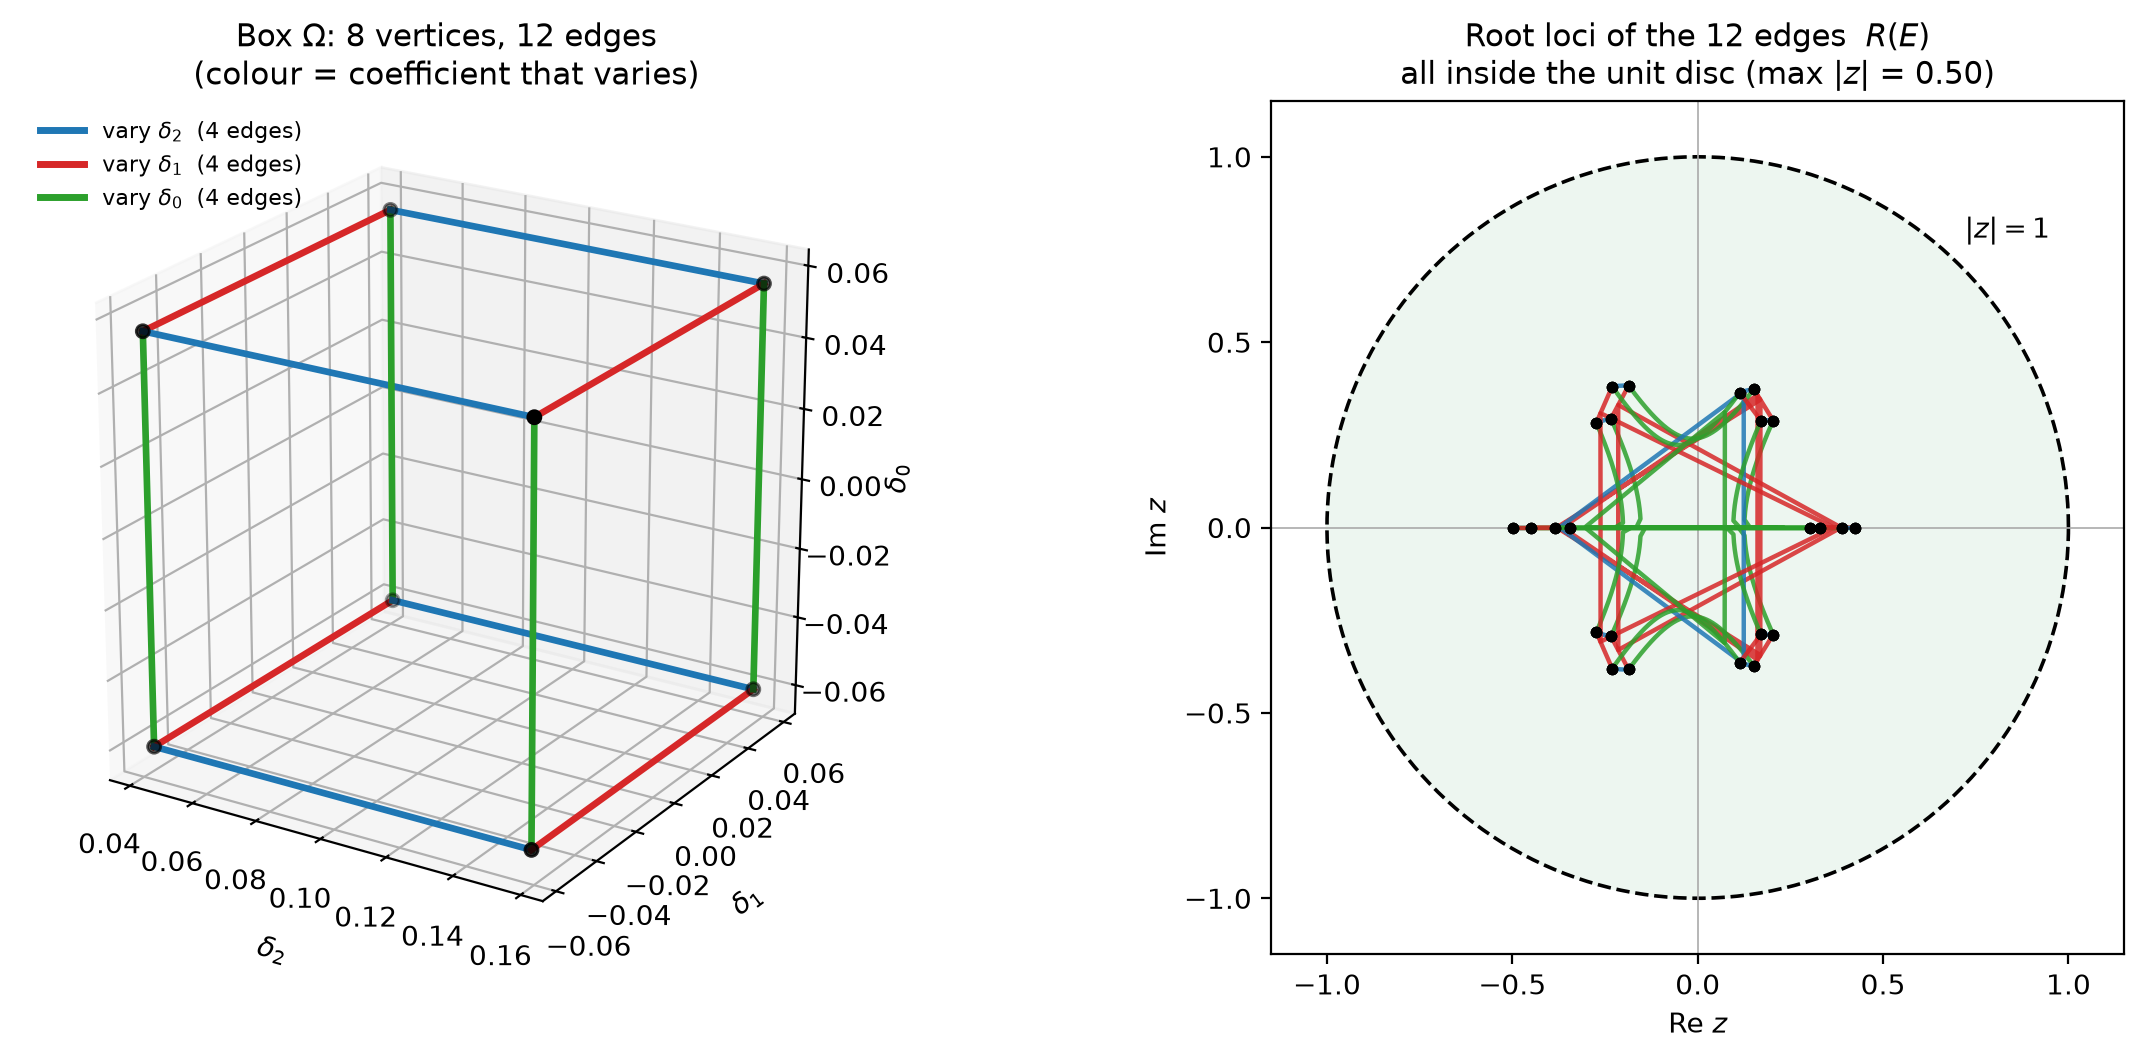

Recreate this plot in Python.
import numpy as np, itertools
import matplotlib
matplotlib.use("Agg")
import matplotlib.pyplot as plt
from matplotlib.lines import Line2D


# ---- Box Omega: (delta2, delta1, delta0); delta3 = 1 is fixed -------------
lo = np.array([0.042, -0.058, -0.06])
hi = np.array([0.158,  0.058,  0.056])


# 8 vertices of the box
verts = [np.array(v) for v in itertools.product(*zip(lo, hi))]


# 12 edges: pairs of vertices that differ in exactly one coordinate
edges = []
for i, a in enumerate(verts):
    for j, b in enumerate(verts):
        if i < j and np.sum(a != b) == 1:
            edges.append((a, b, int(np.argmax(a != b))))  # k = varying coefficient
assert len(edges) == 12


names = [r"$\delta_2$", r"$\delta_1$", r"$\delta_0$"]
cols  = ["#1f77b4", "#d62728", "#2ca02c"]   # colour = varying coefficient


# ---- Root loci along each edge: delta(z; lambda) = (1-l)*a + l*b ----------
lam = np.linspace(0, 1, 400)
loci, maxmod = [], 0.0
for a, b, k in edges:
    pts = []
    for l in lam:
        d = (1 - l) * a + l * b
        pts.append(np.roots([1, d[0], d[1], d[2]]))   # z^3 + d2 z^2 + d1 z + d0
    pts = np.array(pts)                                # shape (400, 3)
    loci.append(pts)
    maxmod = max(maxmod, np.abs(pts).max())
print("max |root| over all edges:", maxmod)


# Sanity check: random members of the box
rng = np.random.default_rng(0)
m = max(np.abs(np.roots([1, *(lo + rng.random(3) * (hi - lo))])).max()
        for _ in range(20000))
print("max |root| over random box samples:", m)


# ---- Figure ---------------------------------------------------------------
fig = plt.figure(figsize=(12, 5.4), dpi=200)


# Left: 3D box
ax = fig.add_subplot(1, 2, 1, projection="3d")
for a, b, k in edges:
    ax.plot(*zip(a, b), color=cols[k], lw=2.4)
V = np.array(verts)
ax.scatter(*V.T, color="k", s=22, zorder=5)
ax.set_xlabel(names[0], labelpad=6)
ax.set_ylabel(names[1], labelpad=6)
ax.set_zlabel(names[2], labelpad=2)
ax.view_init(22, -58)
ax.set_box_aspect((1, 1, 1))
ax.set_title(r"Box $\Omega$: 8 vertices, 12 edges" + "\n(colour = coefficient that varies)",
             fontsize=11)
ax.legend(handles=[Line2D([0], [0], color=c, lw=2.5, label=f"vary {n}  (4 edges)")
                   for c, n in zip(cols, names)],
          loc="upper left", fontsize=8, frameon=False)


# Right: root loci + unit circle
ax2 = fig.add_subplot(1, 2, 2)
th = np.linspace(0, 2 * np.pi, 400)
ax2.fill(np.cos(th), np.sin(th), color="#edf6f0", zorder=0)   # stability region
ax2.plot(np.cos(th), np.sin(th), "k--", lw=1.3, zorder=1)     # unit circle
for (a, b, k), pts in zip(edges, loci):
    for r in range(3):                                         # 3 roots per polynomial
        ax2.plot(pts[:, r].real, pts[:, r].imag, color=cols[k], lw=1.6, alpha=.85, zorder=3)
        ax2.scatter(pts[[0, -1], r].real, pts[[0, -1], r].imag,
                    color="k", s=10, zorder=4)                 # endpoints = vertices
ax2.axhline(0, color="#aaa", lw=.6)
ax2.axvline(0, color="#aaa", lw=.6)
ax2.set_aspect("equal")
ax2.set_xlim(-1.15, 1.15)
ax2.set_ylim(-1.15, 1.15)
ax2.set_xlabel("Re $z$")
ax2.set_ylabel("Im $z$")
ax2.text(0.72, 0.78, r"$|z|=1$", fontsize=10)
ax2.set_title(f"Root loci of the 12 edges  $R(E)$\n"
              f"all inside the unit disc (max $|z|$ = {maxmod:.2f})", fontsize=11)


plt.tight_layout()
plt.savefig("edge_example_62.png", bbox_inches="tight", facecolor="white")
